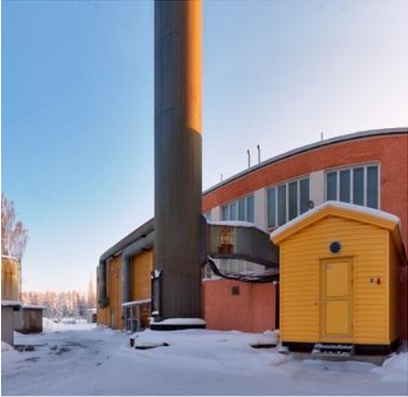
#> input picture Week6/Images/raw_1.png, 408 x 397 px, found by its file name
$ python q4.py
#> lines starting #> are read from the running program, lines starting #| are printed output that depends on the picture
import cv2 as cv
import numpy as np

img1 = cv.imread('Week6/Images/raw_1.png', 0)
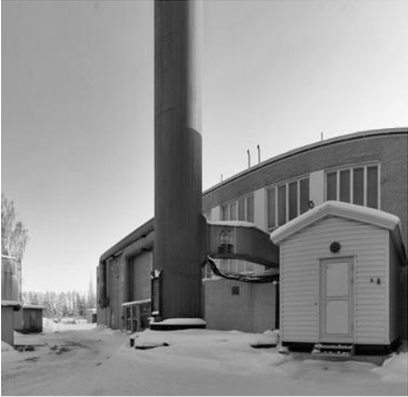
#> img1: shape (397, 408); min 0, max 255, mean 146.8
img2 = cv.imread('Week6/Images/raw_2.png', 0)
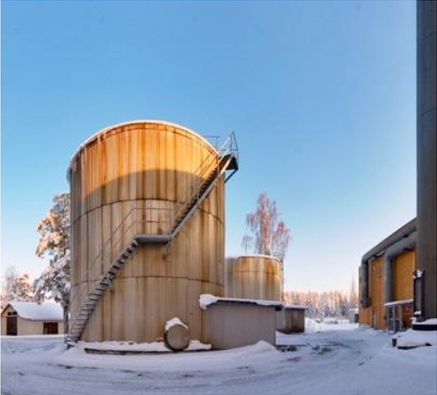
#> input picture Week6/Images/raw_2.png, 437 x 395 px, found by its file name
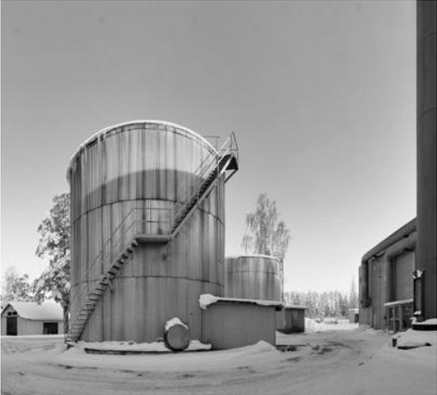
#> img2: shape (395, 437); min 0, max 253, mean 151.3

sift = cv.SIFT_create()
keypoints_1, descriptors_1 = sift.detectAndCompute(img1, None)
#> keypoints_1 = 550 keypoints; strongest (x, y, size): (166, 344, 2.7), (156, 312, 2.8), (157, 274, 3.3), (132, 341, 3.3)
keypoints_2, descriptors_2 = sift.detectAndCompute(img2, None)
#> keypoints_2 = 940 keypoints; strongest (x, y, size): (50, 327, 10), (418, 312, 2.8), (428, 344, 2.7), (419, 274, 3.2)

def Match_KeyPoints_Knn(descriptors_1, descriptors_2, treshold= 0.8):
#> called with treshold = 0.3
    Matches = []
    for i in range(len(descriptors_1)):
        distances = np.sqrt(np.sum((descriptors_2 - descriptors_1[i])**2, axis=1))
        min_dist_j = np.argmin(distances)
        min_d1 = distances[min_dist_j]
        min_d2 = np.min(np.delete(distances, min_dist_j))
        if min_d1/min_d2 < treshold:
            Matches.append(cv.DMatch(i, min_dist_j, distances[min_dist_j]))
#> this loop made 550 passes
#> (min_dist_j, min_d1, min_d2) on passes 1 to 3: (46, 207.6, 220.5), (753, 319.6, 336.8), (651, 191, 226)
#> after the loop, Matches = 87 matches
    return Matches


matches = Match_KeyPoints_Knn(descriptors_1, descriptors_2, 0.3)
#> matches = 87 matches

def trsfrm_pt_and_msre_dist(H, src_pt, dst_pt):
    src_pt_h = np.array([src_pt[0], src_pt[1], 1])
    transformed_pt_h = np.dot(H, src_pt_h)
    transformed_pt = transformed_pt_h[:2] / transformed_pt_h[2]
    distance = np.linalg.norm(transformed_pt - dst_pt)

    return distance

def RANSAC_Homography(keypoints_1, keypoints_2, matches, threshold=5.0, num_iterations=1000):
#> called with threshold = 5, num_iterations = 1000
    best_H, max_inliners = None, 0
    # get exact location of the matches
    src_pts = np.float32([keypoints_1[m.queryIdx].pt for m in matches])
#> src_pts = 87 pairs, first value 11.79 to 165.6, second value 2.51 to 359.2
    dst_pts = np.float32([keypoints_2[m.trainIdx].pt for m in matches])
#> dst_pts = 87 pairs, first value 273.9 to 427.8, second value 2.61 to 359.2

    if len(matches) < 4:
        return None

    for i in range(num_iterations):
        random_choice = np.random.choice(len(matches), 4, replace=False)
        src_choice = src_pts[random_choice]
        dst_choice = dst_pts[random_choice]
        H_candidate = cv.getPerspectiveTransform(src_choice, dst_choice)
        if H_candidate is None:
            continue
        # count inliers
        inliers_count = 0
        for j in range(len(matches)):
            dist = trsfrm_pt_and_msre_dist(H_candidate, src_pts[j], dst_pts[j])
            if dist < threshold:
                inliers_count += 1

        if inliers_count > max_inliners:
            max_inliners = inliers_count
            best_H = H_candidate
#> this loop made 1000 passes
#> (random_choice, max_inliners) on pass 1: ([2, 13, 53, 41], 57)
#> random_choice on pass 2: [47, 7, 57, 71]
    return best_H

H_mat =  RANSAC_Homography(keypoints_1, keypoints_2, matches)

print(H_mat)
#| [[ 9.75862913e-01 -4.95975310e-03  2.63743188e+02]
#|  [-9.21089090e-03  9.91496058e-01  1.32877538e+00]
#|  [-4.58525623e-05 -6.47019538e-06  1.00000000e+00]]

h1, w1 = img1.shape
h2, w2 = img2.shape

corners_img1 = np.array([[0, 0], [w1, 0], [w1, h1], [0, h1]], dtype=np.float32)
corners_img2 = np.array([[0, 0], [w2, 0], [w2, h2], [0, h2]], dtype=np.float32)

def apply_homography(H, points):
    points_homogeneous = np.hstack((points, np.ones((points.shape[0], 1))))
    transformed_points = (H @ points_homogeneous.T).T
    transformed_points /= transformed_points[:, 2].reshape(-1, 1)
    return transformed_points[:, :2]

warped_corners_img2 = apply_homography(H_mat, corners_img2)

all_corners = np.vstack((corners_img1, warped_corners_img2))
xmin, ymin = np.floor(np.min(all_corners, axis=0)).astype(int)
xmax, ymax = np.ceil(np.max(all_corners, axis=0)).astype(int)

translation = [-xmin, -ymin]

panorama = np.zeros((ymax - ymin, xmax - xmin), dtype=img2.dtype)

panorama[translation[1]:translation[1] + h2, translation[0]:translation[0] + w2] = img2
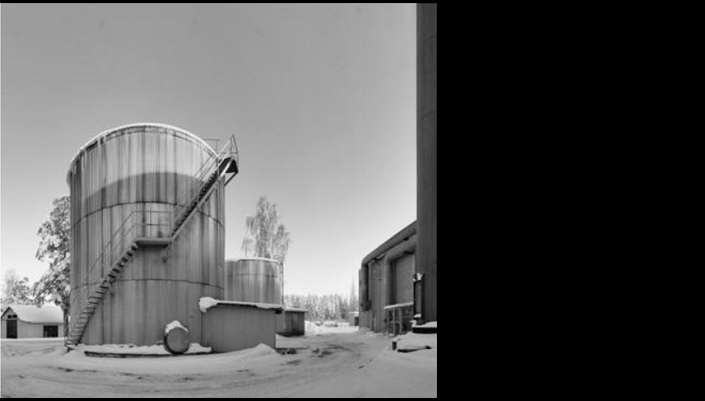
#> panorama: shape (401, 705); min 0, max 253, mean 92.4

for y in range(h1):
    for x in range(w1):
        pt = np.array([x, y, 1], dtype=float)
        transformed_pt = np.dot(H_mat, pt)
        transformed_pt /= transformed_pt[2]
        tx, ty = int(transformed_pt[0]), int(transformed_pt[1])

        if 0 <= tx + translation[0] < panorama.shape[1] and 0 <= ty + translation[1] < panorama.shape[0]:
            if panorama[ty + translation[1], tx + translation[0]] == 0:  # Unused pixels
                panorama[ty + translation[1], tx + translation[0]] = img1[y, x]
            else:
                pass
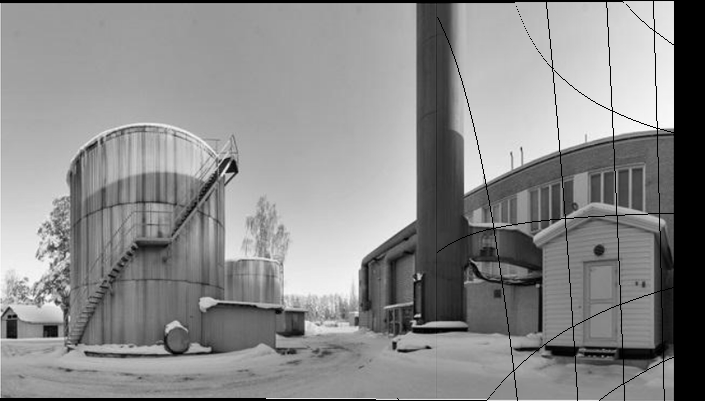
#> panorama: shape (401, 705); min 0, max 253, mean 138.3

cv.imshow('Stitched Image', panorama)
cv.waitKey(0)
cv.destroyAllWindows()
